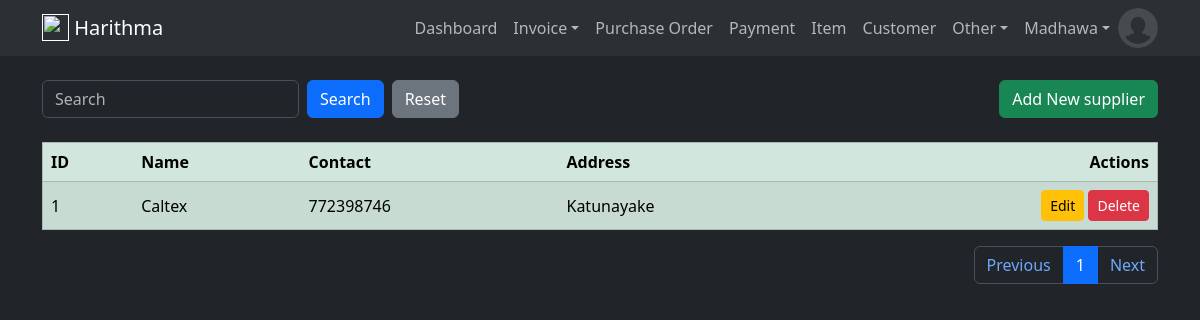
Page /supplier (signed in) on the committed database.
### harithmapos/models.py (models this page shows, shortened)
class User(db.Model, UserMixin):
    id = db.Column(db.Integer, primary_key=True)
    email = db.Column(db.String(120), unique=True, nullable=False)
    name = db.Column(db.String(50), nullable=False)
    image = db.Column(db.String(20), default='default.jpg')
    password = db.Column(db.String(60), nullable=False)
    ui_theme = db.Column(db.String(5), default='light')
    create_dttm = db.Column(db.DateTime, nullable=False, default=datetime.utcnow)
    update_dttm = db.Column(db.DateTime, nullable=False, default=datetime.utcnow)

class Supplier(db.Model):
    id = db.Column(db.Integer, primary_key=True)
    name = db.Column(db.String(100), nullable=False)
    contact = db.Column(db.String(10))
    address = db.Column(db.String(255))
    create_dttm = db.Column(db.DateTime, nullable=False, default=datetime.utcnow)
    update_dttm = db.Column(db.DateTime, nullable=False, default=datetime.utcnow)
    purchse_orders = db.relationship('PurchaseOrderHead', backref='supplier', lazy=True)

### harithmapos/views/supplier/routes.py (the view)
@supplier_blueprint.route("/supplier", methods=['GET', 'POST'])
@login_required
def supplier():
    supplier_create_form = SupplierCreateForm()
    supplier_update_form = SupplierUpdateForm()
    per_page = 10
    page = request.args.get('page',1,type=int)
    query = request.args.get("query",None)
    if query:
        suppliers = Supplier.query.order_by(Supplier.update_dttm.desc()).filter(Supplier.name.icontains(query)).paginate(page=page, per_page=per_page)
    else:
        suppliers = Supplier.query.order_by(Supplier.update_dttm.desc()).paginate(page=page, per_page=per_page)
    return render_template(
        'supplier.html',
        title='Supplier',
        supplier_create_form=supplier_create_form,
        supplier_update_form=supplier_update_form,
        suppliers=suppliers,
        query=query
    )

### harithmapos/views/supplier/forms.py
class SupplierCreateForm(FlaskForm):
    name = StringField("Name", validators=[DataRequired(), Length(min=2, max=20)])
    contact = TelField("Contact", validators=[Length(min=9, max=9)])
    address = StringField("Address")
    submit = SubmitField('Add Supplier')

class SupplierUpdateForm(FlaskForm):
    name = StringField("Name", validators=[DataRequired(), Length(min=2, max=20)])
    contact = TelField("Contact", validators=[Length(min=9, max=9)])
    address = StringField("Address")
    submit = SubmitField('Update Supplier')

### harithmapos/models.py (called while the page is built)
@login_manager.user_loader
def load_user(user_id):
    return User.query.get(int(user_id))

### harithmapos/templates/supplier.html (shortened to what this page needs)
{% extends 'layout/base.html' %}
{% block body %}
    <div class="container mt-4">
        <div class="row">
            <div class="col d-flex justify-content-between align-items-center">
                <form class="mb-0 d-flex" action="" method="GET" autocomplete="off">
                    <input type="text" class="form-control me-2" name="query" id="query" placeholder="{{ query if query else 'Search'}}">
                    <input type="submit" value="Search" class="btn btn-primary me-2" name="">
                    <a href="{{ url_for('supplier_blueprint.supplier') }}"><input type="submit" value="Reset" class="btn btn-secondary" ></a>
                </form>
                <button type="button" class="btn btn-success align-right" data-bs-toggle="modal" data-bs-target="#insert_modal">Add New supplier</button>
            </div>
        </div>
    </div>
    <div class="container mt-4">
        <table class="table table-success table-striped table-hover" border="1">
            <thead class="thread-dark">
                <tr>
                    <th scope="col">ID</th>
                    <th scope="col">Name</th>
                    <th scope="col">Contact</th>
                    <th scope="col">Address</th>
                    <th scope="col" style="text-align: right" >Actions</th>
                </tr>
            </thead>
            <tbody id="results">
                {% for supplier in suppliers.items %}
                    <tr>
                        <td class="align-middle"  scope="row">{{supplier.id}}</td>
                        <td class="align-middle">{{supplier.name}}</td>
                        <td class="align-middle">{{supplier.contact}}</td>
                        <td class="align-middle">{{supplier.address}}</td>
                        <td class="text-end">
                            <a href="{{ url_for('supplier_blueprint.update_supplier', supplier_id=supplier.id) }}" class="btn btn-sm btn-warning" data-toggle="tooltip" data-placement="top" title="Update supplier" data-bs-toggle="modal" data-bs-target="#update_supplier{{supplier.id}}">Edit</a>
                            <a href="{{ url_for('supplier_blueprint.delete_supplier', supplier_id=supplier.id) }}" class="btn btn-sm btn-danger" data-toggle="tooltip" data-placement="top" title="Delete supplier" onclick="return confirm('Are you sure to delete?')">Delete</a>
                        </td>
                    </tr>
                {% endfor %}
            </tbody>
        </table>
        <nav aria-label="Page navigation">
            <ul class="pagination justify-content-end">
                <li class="page-item"><a class="page-link" href="{{ url_for('supplier_blueprint.supplier', page=suppliers.prev_num, query=query) }}">Previous</a></li>
                {% for page_number in suppliers.iter_pages(left_edge=1, right_edge=1, left_current=1, right_current=2) %}
                    {% if page_number %}
                        {% if suppliers.page == page_number %}
                            <li class="page-item "><a class="page-link active" href="{{ url_for('supplier_blueprint.supplier', page=page_number, query=query) }}">{{ page_number }}</a></li>
                        {% else %}
                            <li class="page-item "><a class="page-link" href="{{ url_for('supplier_blueprint.supplier', page=page_number, query=query) }}">{{ page_number }}</a></li>
                        {% endif %}
                    {% else %}
                        <li class="page-item "><a class="page-link" href="#">...</a></li>
                    {% endif %}
                {% endfor %}
                <li class="page-item"><a class="page-link" href="{{ url_for('supplier_blueprint.supplier', page=suppliers.next_num, query=query) }}">Next</a></li>
            </ul>
        </nav>
    </div>
{% endblock %}

### harithmapos/templates/layout/navbar.html (shortened to what this page needs)
<nav class="navbar navbar-expand-lg bg-body-tertiary">
    <div class="container">
        <a href="" class="navbar-brand lead">
            <img src="{{url_for('static', filename='vehical.png')}}" height="27" class="d-inline-block align-text-top">
            <b>Harithma</b>
        </a>
        <div class="collapse navbar-collapse" id="navbarCollapse">
            <ul class="navbar-nav ms-auto">
                {% if current_user.is_authenticated %}
                    <a class="nav-item nav-link" href="{{ url_for('dashboard_blueprint.dashboard') }}">Dashboard</a>
                    <li class="nav-item dropdown">
                        <a class="nav-link dropdown-toggle" href="#" role="button" data-bs-toggle="dropdown" aria-expanded="false">Invoice</a>
                    </li>
                    <a class="nav-item nav-link" href="{{ url_for('purchase_order_blueprint.purchase_order_head') }}">Purchase Order</a>
                    <a class="nav-item nav-link" href="{{ url_for('payment_blueprint.payment') }}">Payment</a>
                    <a class="nav-item nav-link" href="{{ url_for('item_blueprint.item') }}">Item</a>
                    <a class="nav-item nav-link" href="{{ url_for('customer_blueprint.customer') }}">Customer</a>
                    <li class="nav-item dropdown">
                        <a class="nav-link dropdown-toggle" href="#" role="button" data-bs-toggle="dropdown" aria-expanded="false">Other</a>
                    </li>
                    <li class="nav-item dropdown">
                        <a class="nav-link dropdown-toggle" href="#" role="button" data-bs-toggle="dropdown" aria-expanded="false">{{ current_user.name }}</a>
                    </li>
                    <img src="{{ url_for('static', filename='user_images/'+current_user.image) }}" class="rounded-circle" height="40" alt="Avatar" />
                {% else %}
                    <a class="nav-item nav-link" href="{{ url_for('user_blueprint.login') }}">Login</a>
                    <a class="nav-item nav-link" href="{{ url_for('user_blueprint.register') }}">Register</a>
                {% endif %}
            </ul>
        </div>
    </div>
</nav>

### rows in the picture
User: name "Madhawa", image (placeholder picture)
Supplier: id "1", name "Caltex", contact "772398746", address "Katunayake"

### other values in the picture
{{ page_number }} "1"
